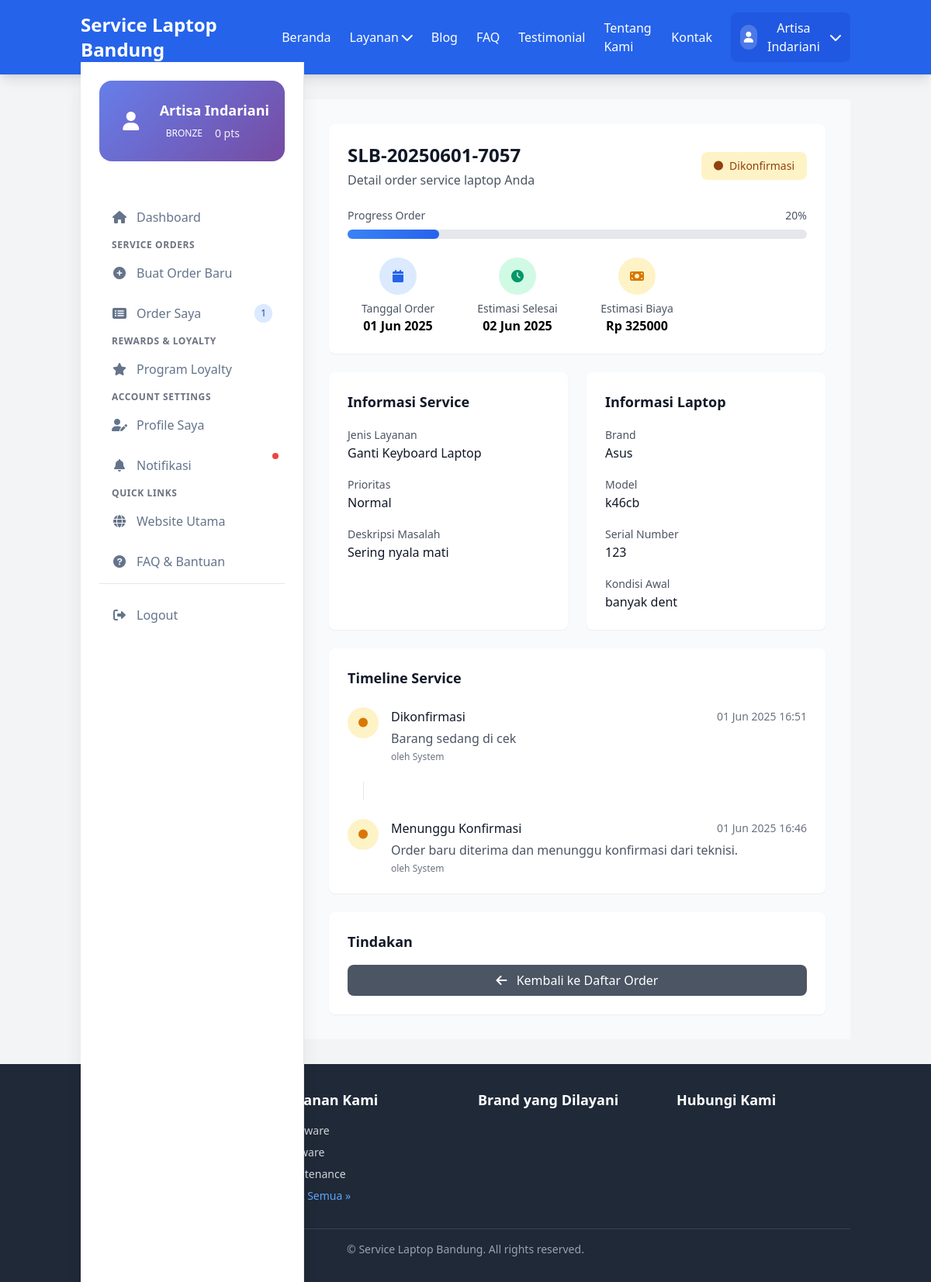
Before: /customer/orders/SLB-20250601-7057/ (signed in) with the older database file.
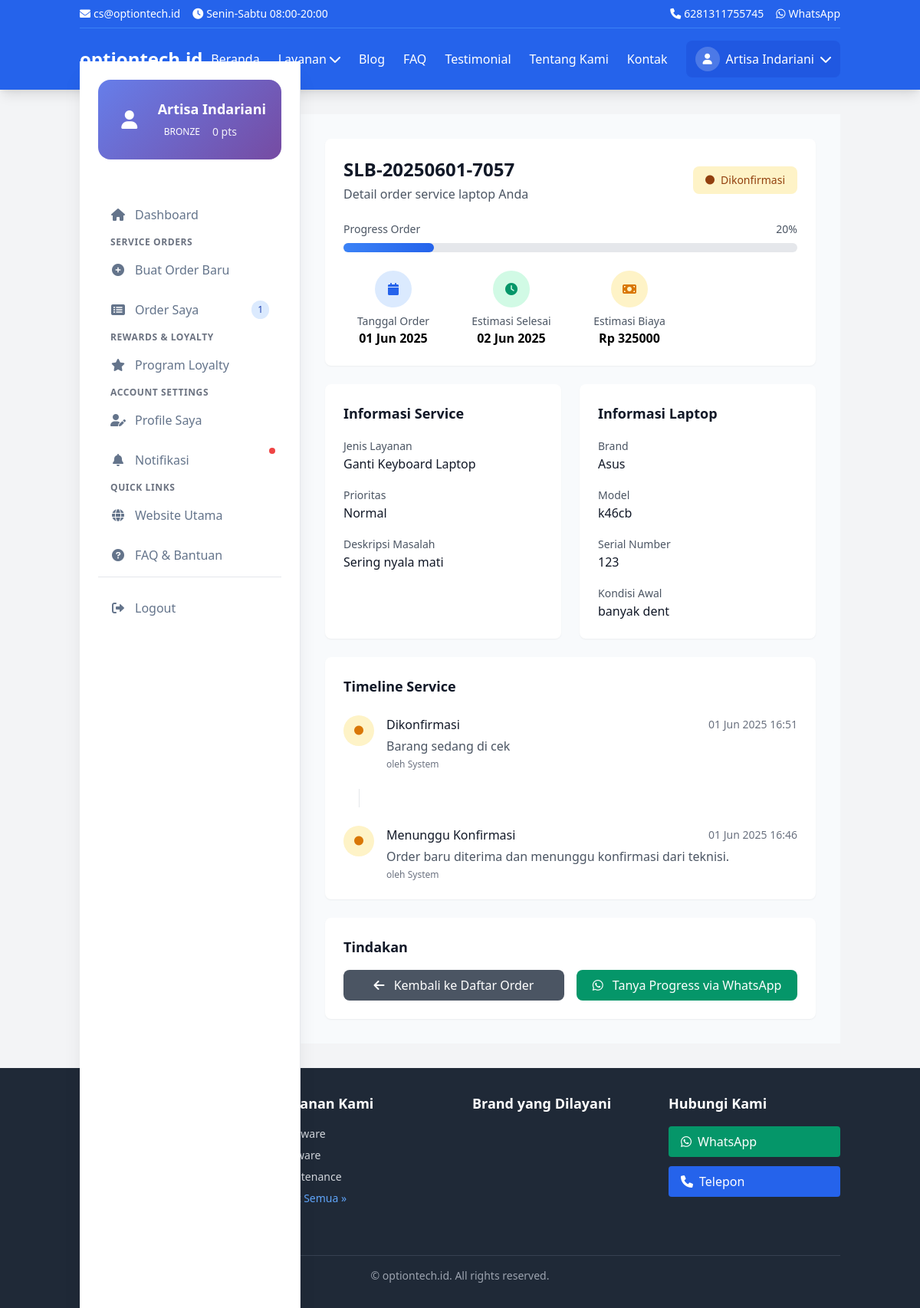
After: the same page with the newer database file.
### core/models.py (models this page shows, shortened)
class TimeStampedModel(models.Model):
    created_at = models.DateTimeField(auto_now_add=True)  # Otomatis diisi saat create
    updated_at = models.DateTimeField(auto_now=True)  # Otomatis diisi saat update
    class Meta:
        abstract = True  # Model ini tidak akan jadi tabel, hanya template

class BusinessInfo(TimeStampedModel):
    business_name = models.CharField(max_length=255)  # Nama bisnis
    address = models.TextField()  # Alamat (text panjang)
    phone = models.CharField(max_length=20)  # Nomor telepon
    email = models.EmailField()  # Email (validasi otomatis)
    whatsapp = models.CharField(max_length=20)  # WhatsApp
    class Meta:
        verbose_name = "Business Information"  # Nama di admin
        verbose_name_plural = "Business Information"  # Nama plural di admin

### customers/views.py (the view)
# urls.py: path('orders/<str:order_number>/', views.order_detail_view, name='order_detail'),
@login_required
def order_detail_view(request, order_number):
    try:
        profile = request.user.customerprofile
    except CustomerProfile.DoesNotExist:
        profile = CustomerProfile.objects.create(user=request.user)
    order = get_object_or_404(ServiceOrder, order_number=order_number, customer=profile)
    updates = order.updates.filter(is_visible_to_customer=True).order_by('-created_at')
    context = {
        'order': order,
        'updates': updates,
        'page_title': f'Order {order.order_number} - Service Laptop Bandung'
    }
    return render(request, 'customers/order_detail.html', context)

### core/context_processors.py (called while the page is built)
def business_info(request):
    try:
        business = BusinessInfo.objects.first()
        return {'business_info': business}
    except BusinessInfo.DoesNotExist:
        return {'business_info': None}

def navigation_data(request):
    return {
        'nav_service_categories': ServiceCategory.objects.all()[:5],
        'nav_brands': LaptopBrand.objects.filter(is_supported=True)[:8]
    }

### customers/models.py (called while the page is built)
    def get_progress_percentage(self):
        progress_map = {
            'PENDING': 10,
            'CONFIRMED': 20,
            'IN_PROGRESS': 50,
            'WAITING_PARTS': 60,
            'TESTING': 85,
            'COMPLETED': 95,
            'DELIVERED': 100,
            'CANCELLED': 0
        }
        return progress_map.get(self.status, 0)

### templates/customers/order_detail.html (shortened to what the changed rows need)
{% extends 'customers/base_customer.html' %}
{% load static %}
{% block customer_content %}
<div class="space-y-6">
    <div class="bg-white rounded-lg shadow-sm p-6">
        <div class="flex flex-col sm:flex-row sm:items-center sm:justify-between mb-6">
            <div>
                <h1 class="text-2xl font-bold text-gray-900">{{ order.order_number }}</h1>
            </div>
        </div>
    </div>
    <div class="grid grid-cols-1 lg:grid-cols-2 gap-6">
        <div class="bg-white rounded-lg shadow-sm p-6">
            <h2 class="text-lg font-semibold text-gray-900 mb-4">Informasi Service</h2>
        </div>
        <div class="bg-white rounded-lg shadow-sm p-6">
            <h2 class="text-lg font-semibold text-gray-900 mb-4">Informasi Laptop</h2>
        </div>
    </div>
    <div class="bg-white rounded-lg shadow-sm p-6">
        <h2 class="text-lg font-semibold text-gray-900 mb-6">Timeline Service</h2>
    </div>
    <div class="bg-white rounded-lg shadow-sm p-6">
        <h2 class="text-lg font-semibold text-gray-900 mb-4">Tindakan</h2>
        <div class="flex flex-col sm:flex-row gap-4">
            <a href="{% url 'customers:orders' %}"
               class="flex-1 bg-gray-600 text-white py-2 px-4 rounded-lg hover:bg-gray-700 text-center">
                <i class="fas fa-arrow-left mr-2"></i>
                Kembali ke Daftar Order
            </a>
            {% if business_info %}
            <a href="https://wa.me/{{ business_info.whatsapp }}?text=Halo, saya ingin menanyakan progress order {{ order.order_number }}"
               target="_blank"
               class="flex-1 bg-green-600 text-white py-2 px-4 rounded-lg hover:bg-green-700 text-center">
                <i class="fab fa-whatsapp mr-2"></i>
                Tanya Progress via WhatsApp
            </a>
            {% endif %}
        </div>
    </div>
</div>
{% endblock %}

### templates/base.html (shortened to what the changed rows need)
<!DOCTYPE html>
<html lang="id">
<head>
    {% block og_image %}{% load static %}{{ request.scheme }}://{{ request.get_host }}{% static 'img/logo-og.jpg' %}{% endblock %}">
    {% load schema_tags %}
    {% load static %}
    <link href="https://cdn.jsdelivr.net/npm/tailwindcss@2.2.19/dist/tailwind.min.css" rel="stylesheet">
    <link rel="stylesheet" href="https://cdnjs.cloudflare.com/ajax/libs/font-awesome/6.0.0/css/all.min.css">
</head>
<body class="bg-gray-100 min-h-screen flex flex-col">
<header class="bg-blue-600 text-white shadow-lg">
    <div class="container mx-auto px-4">
        {% if business_info %}
            <div class="hidden md:flex justify-between items-center py-2 text-sm border-b border-blue-500">
                <div class="flex space-x-4">
                    <span><i class="fas fa-envelope mr-1"></i>{{ business_info.email }}</span>
                    <span><i class="fas fa-clock mr-1"></i>Senin-Sabtu 08:00-20:00</span>
                </div>
                <div class="flex space-x-4">
                    <a href="tel:{{ business_info.phone }}" class="hover:text-blue-200">
                        <i class="fas fa-phone mr-1"></i>{{ business_info.phone }}
                    </a>
                    <a href="https://wa.me/{{ business_info.whatsapp }}" target="_blank" class="hover:text-blue-200">
                        <i class="fab fa-whatsapp mr-1"></i>WhatsApp
                    </a>
                </div>
            </div>
        {% endif %}
        <nav class="py-4">
            <div class="flex justify-between items-center">
                <div class="flex items-center">
                    <a href="{% url 'home' %}" class="text-2xl font-bold hover:text-blue-200 transition-colors">
                        {% if business_info %}
                            {{ business_info.business_name }}
                        {% else %}
                            Service Laptop Bandung
                        {% endif %}
                    </a>
                </div>
            </div>
        </nav>
    </div>
</header>
<main class="flex-grow container mx-auto px-4 py-8">
    {% block content %}
    {% endblock %}
</main>
<footer class="bg-gray-800 text-white mt-auto">
    <div class="container mx-auto px-4 py-8">
        <div class="grid md:grid-cols-4 gap-8">
            <div>
                {% if business_info %}
                    <div class="space-y-3">
                        <a href="https://wa.me/{{ business_info.whatsapp }}"
                           target="_blank"
                           class="flex items-center bg-green-600 text-white px-4 py-2 rounded hover:bg-green-700 transition-colors">
                            <i class="fab fa-whatsapp mr-2"></i>
                            WhatsApp
                        </a>
                        <a href="tel:{{ business_info.phone }}"
                           class="flex items-center bg-blue-600 text-white px-4 py-2 rounded hover:bg-blue-700 transition-colors">
                            <i class="fas fa-phone mr-2"></i>
                            Telepon
                        </a>
                    </div>
                {% endif %}
            </div>
        </div>
        <div class="border-t border-gray-700 mt-8 pt-4 text-center text-gray-400 text-sm">
            <p>&copy; {{ "now"|date:"Y" }}
                {% if business_info %}{{ business_info.business_name }}{% else %}Service Laptop Bandung{% endif %}. All
                rights reserved.</p>
        </div>
    </div>
</footer>
</body>
</html>

Changed rows visible on the page:
added BusinessInfo: email "cs@optiontech.id", phone "6281311755745", business_name "optiontech.id"
Other visible differences:
text no longer shown: "Service Laptop Bandung Service Laptop Bandung"
text now shown: "Senin-Sabtu 08:00-20:00 WhatsApp Tanya Progress via WhatsApp WhatsApp Telepon"
